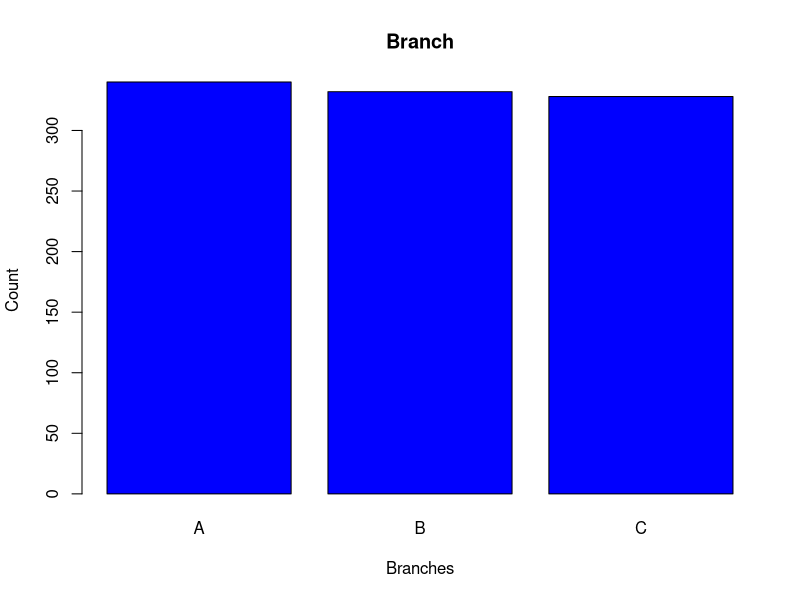
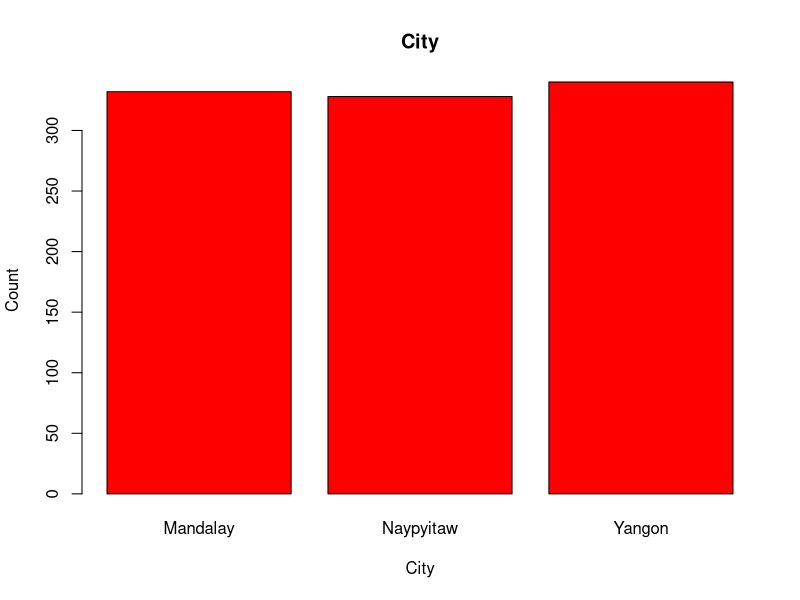
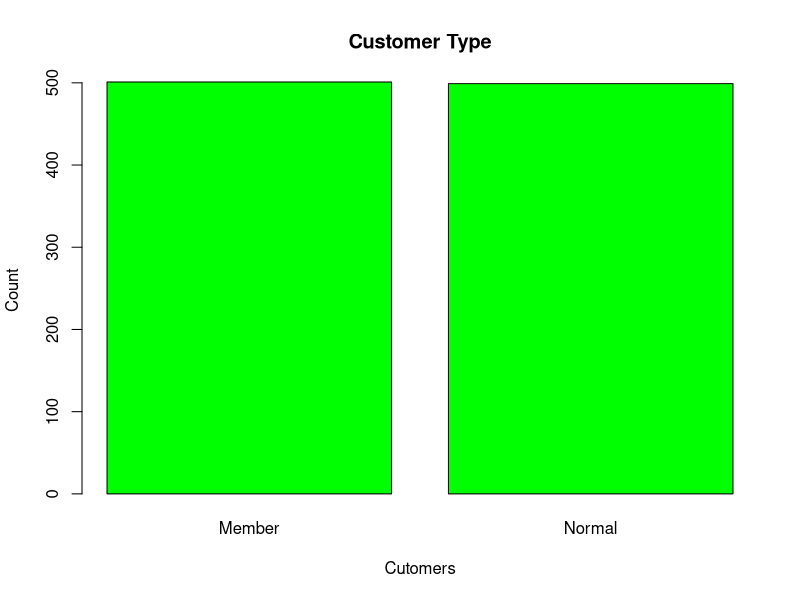
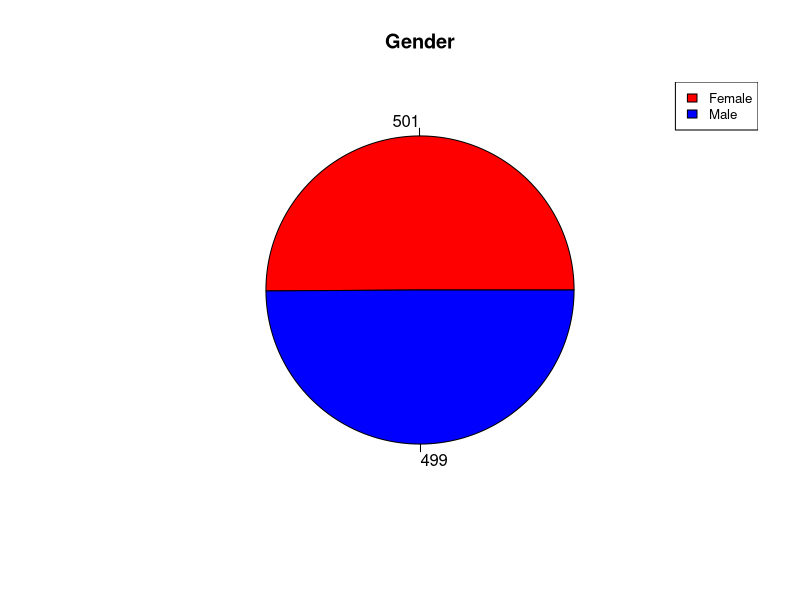
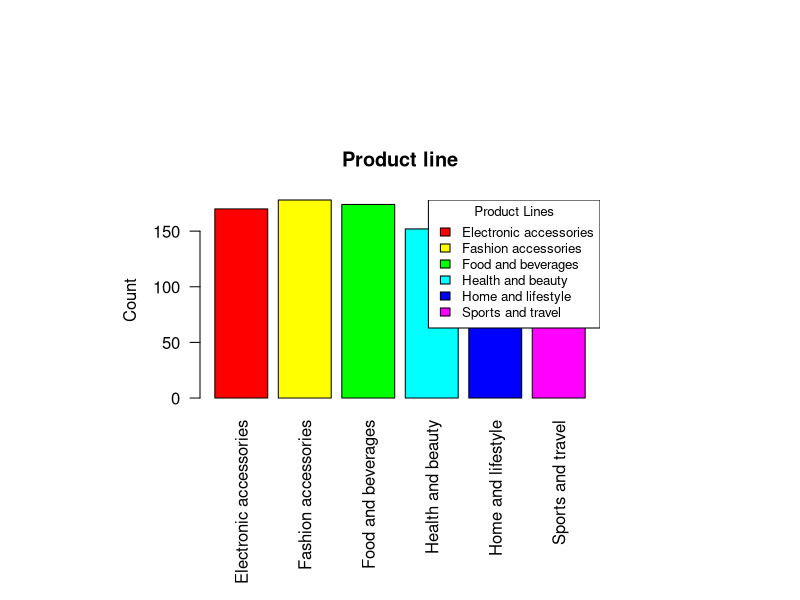
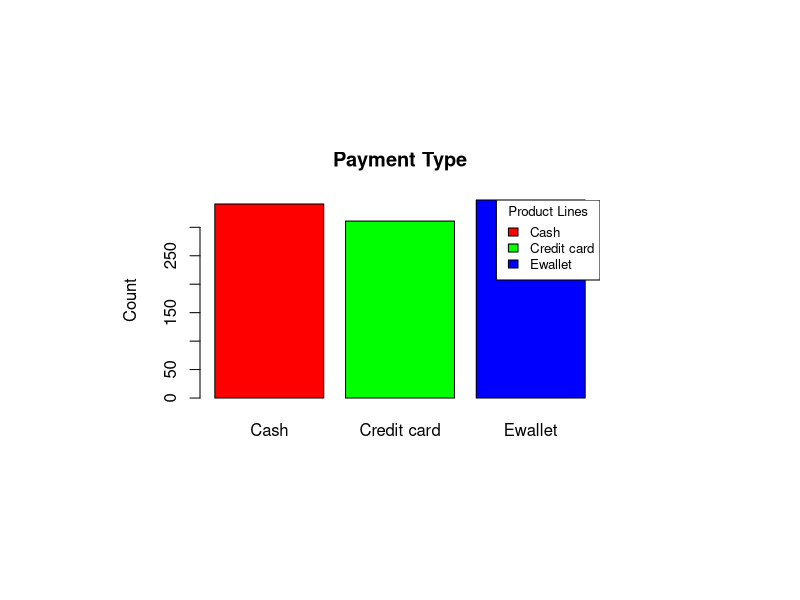

Here is the R script that generated these plots, in order:
## ---- chunk 1
knitr::opts_chunk$set(echo = TRUE)
## ---- chunk 2
library(tidyverse)
library(dplyr)
library(tidyr)
## ---- chunk 3
sales<- read.csv("Sales.csv")
## ---- chunk 4
str(sales)
## ---- chunk 5
dim(sales)
## ---- chunk 6
head(sales)
## ---- chunk 7
colnames(sales)
## ---- chunk 8
colSums(is.na(sales))
## ---- chunk 9
sum(duplicated(sales))
## ---- chunk 10
sales %>% filter(!complete.cases(sales$Unit.price))
## ---- chunk 11
sales<- sales %>% 
  mutate(Unit.price = ifelse(is.na(Unit.price),(Total - Tax.5.)/Quantity,Unit.price))
## ---- chunk 12
colSums(is.na(sales))

## ---- chunk 13
sales %>% 
  filter(!complete.cases(Quantity))
## ---- chunk 14
sales<- sales %>% 
  mutate(Quantity = ifelse(is.na(Quantity),(Total - Tax.5.)/Unit.price,Quantity))
## ---- chunk 15

colSums(is.na(sales))

## ---- chunk 16
sales %>% 
  filter(!complete.cases(Tax.5.))
## ---- chunk 17
sales<- sales %>% 
  mutate(Tax.5. = ifelse(is.na(Tax.5.),Total - (Unit.price * Quantity),Tax.5.))
## ---- chunk 18

colSums(is.na(sales))

## ---- chunk 19
sales %>% 
  filter(!complete.cases(Total))
## ---- chunk 20
sales<- sales %>% 
  mutate(Total = ifelse(is.na(Total),(Unit.price * Quantity) + Tax.5.,Total))
## ---- chunk 21

colSums(is.na(sales))

## ---- chunk 22
sales %>% 
  filter(!complete.cases(gross.margin.percentage))
## ---- chunk 23
table(sales$gross.margin.percentage)
## ---- chunk 24
sales<- sales %>% 
  mutate(gross.margin.percentage = ifelse(is.na(gross.margin.percentage),4.761904762,gross.margin.percentage))
## ---- chunk 25

colSums(is.na(sales))

## ---- chunk 26
branches <- table(sales$Branch)
branches
## ---- chunk 27
barplot(branches,
        main = "Branch",
        xlab = "Branches",
        ylab = "Count",
        col = "blue") 
## ---- chunk 28
cities <- table(sales$City)
cities
## ---- chunk 29
barplot(cities,
        main = "City",
        xlab = "City",
        ylab = "Count",
        col = "red")  # Bar color
        
## ---- chunk 30
cust_type <- table(sales$Customer.type)
cust_type
## ---- chunk 31
barplot(cust_type,
        main = "Customer Type",
        xlab = "Cutomers",
        ylab = "Count",
        col = "green")
## ---- chunk 32
gender_type <- table(sales$Gender)
gender_type
## ---- chunk 33
gender_lbl <- paste(gender_type)
pie(gender_type, 
    main = "Gender",
    col= c("red","blue"),
    label=gender_lbl)
legend("topright",names(gender_type),
       cex = 0.8, fill = c("red","blue"))
  

## ---- chunk 34
product_line <- table(sales$Product.line)
product_line
## ---- chunk 35
par(pin = c(4, 2))
barplot(product_line,
        main = "Product line",
        ylab = "Count",
        las= 2,
        col = rainbow(6))

legend("topright",  
       legend = names(product_line), 
       fill = rainbow(6),  
       title = "Product Lines",  
       cex = 0.8,)  
## ---- chunk 36
payment_type <- table(sales$Payment)
payment_type
## ---- chunk 37
mode_cat<- names(payment_type)[which.max(payment_type)]
mode_cat
## ---- chunk 38
sales$Payment[sales$Payment == ""] <- mode_cat
## ---- chunk 39
payment_type <- table(sales$Payment)
payment_type
## ---- chunk 40
barplot(payment_type,
        main = "Payment Type",
        ylab = "Count",
        col = rainbow(3))

legend("topright",  
       legend = names(payment_type), 
       fill = rainbow(3),  
       title = "Product Lines",  
       cex = 0.8)  
## ---- chunk 41
length(unique(sales$Invoice.ID))
